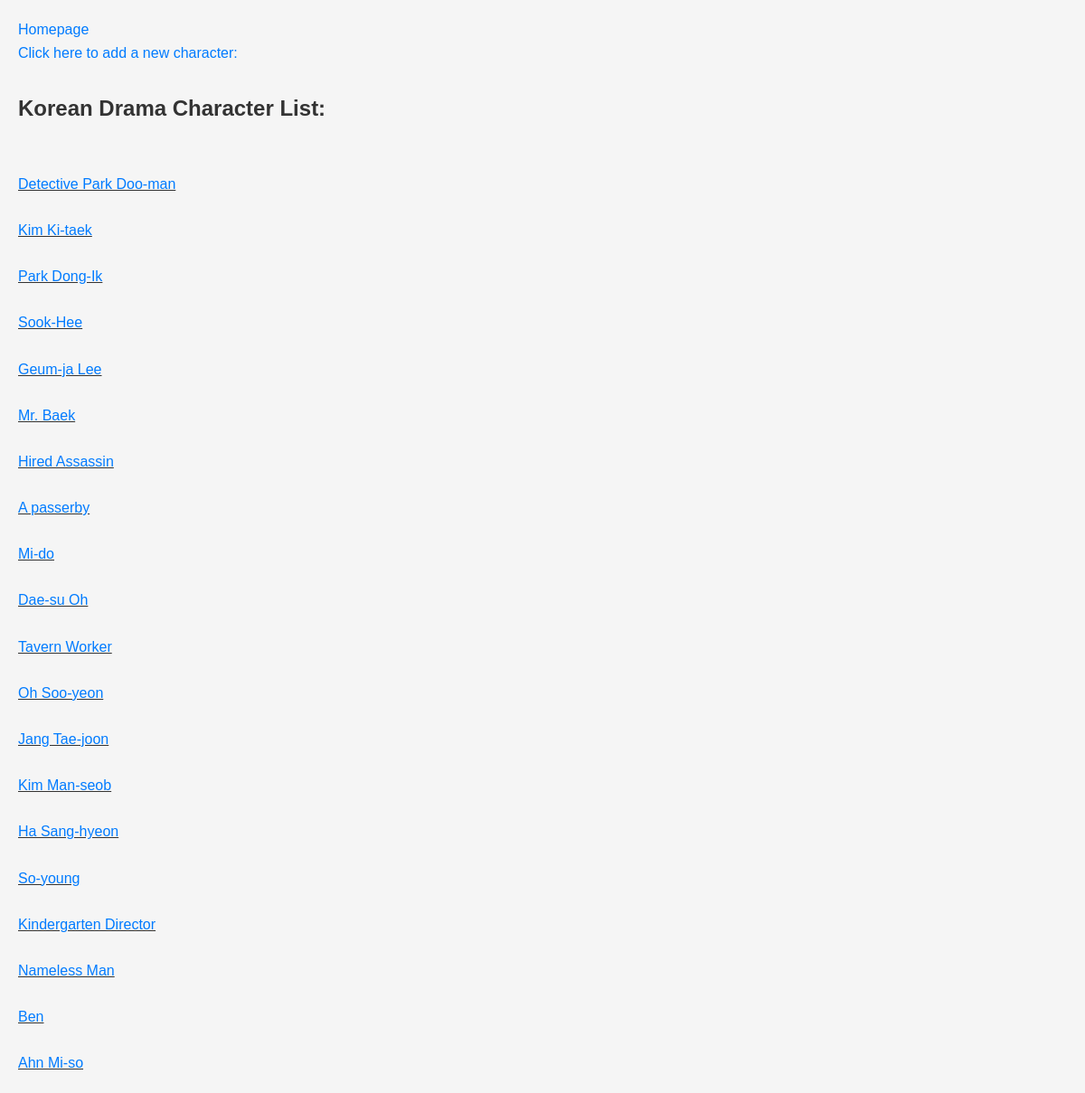
The app's page /api/character_list/ with its own data.
### website/models.py (models this page shows)
class Character(models.Model):
    character_name = models.CharField(max_length=255)
    show = models.ForeignKey(Show, on_delete=models.CASCADE, related_name='actor', null=True, blank=True)
    actor = models.ForeignKey(Actor, on_delete=models.CASCADE, related_name='actor', null=True, blank=True)

### website/views.py (the view)
# urls.py: path('character_list/', views.CharacterList.as_view(),name ='character-list'),
class CharacterList(View):
    def get(self,request):
        characters = Character.objects.all()
        return render(request = request,
                      template_name = 'website/character_list.html',
                      context = {'characters':characters})

### website/templates/website/character_list.html (shortened to what this page needs)
<!DOCTYPE html>
<html>
<body>
<a href="/website/home/">Homepage</a>
<br>
<a href="/website/character_add/">Click here to add a new character: </a>
    <h2>Korean Drama Character List:</h2>
    <br>
    <u>
        {% for character in characters %}
            <a href="/website/character_details/{{ character.id }}">
                <br>
                {{ character.character_name }}
                <br>
            </a>
    {% endfor %}

### website/templates/website/character_list.html (style rules this page uses)
body, h1, h2, ul, li { margin: 0; padding: 0; }
body { font-family: Arial, sans-serif; background-color: #f5f5f5; color: #333; line-height: 1.6; padding: 20px; }
h2 { font-size: 24px; margin-top: 30px; }
a { text-decoration: none; color: #007bff; }

### records on screen
Character: character_name "Detective Park Doo-man"
Character: character_name "Kim Ki-taek"
Character: character_name "Park Dong-Ik"
Character: character_name "Sook-Hee"
Character: character_name "Geum-ja Lee"
Character: character_name "Mr. Baek"
Character: character_name "Hired Assassin"
Character: character_name "A passerby"
Character: character_name "Mi-do"
Character: character_name "Dae-su Oh"
Character: character_name "Tavern Worker"
Character: character_name "Oh Soo-yeon"
Character: character_name "Jang Tae-joon"
Character: character_name "Kim Man-seob"
Character: character_name "Ha Sang-hyeon"
Character: character_name "So-young"
Character: character_name "Kindergarten Director"
Character: character_name "Nameless Man"
Character: character_name "Ben"
Character: character_name "Ahn Mi-so"
